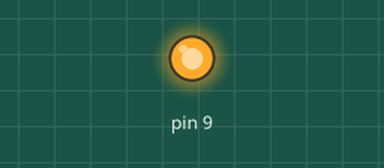
Bench run of a sketch on a simulated Arduino Uno, built with avr-gcc and run on an emulated ATmega328P. Shown: output pins drawn as LEDs (lit = HIGH).

Above: at 1.0 s.
At 6.2 s:
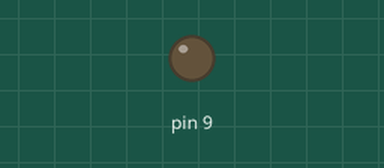
Timing chart, 0 to 8.1 s (numbered marks = the images above):
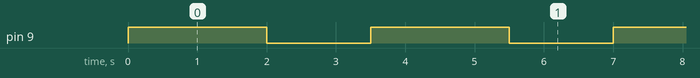

The sketch:

sketch_arduino_VegaLuciano602TME.ino
```cpp
void setup() {
  pinMode(9, OUTPUT);
}

void loop() {
  digitalWrite(9, HIGH);
  delay (2000);
  digitalWrite(9, LOW);
  delay (1500);
}
```

Measured:
- by itself, pin 9: alternates HIGH for 2.0 s and LOW for 1.5 s
